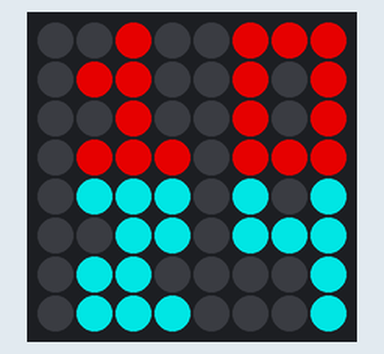
This program was run on a simulated Raspberry Pi (BCM pin numbers) with a Sense HAT. On the bench: the Sense HAT's 8×8 RGB LED matrix. Dim RGB values are drawn brighter than linear; the clock reads 2024-03-15 10:24:30 at power-on unless the program sets it; random numbers come from a fixed seed; the 64×8 strip is a reading aid, not a part: it shows the text the matrix is scrolling, unrolled, one strip-width of it at a time.

Above: at 0.1 s.
At 44.2 s:
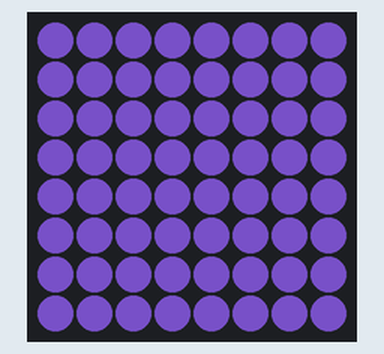
At 65.1 s:
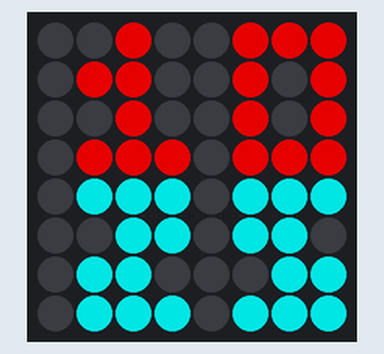
At 90.1 s:
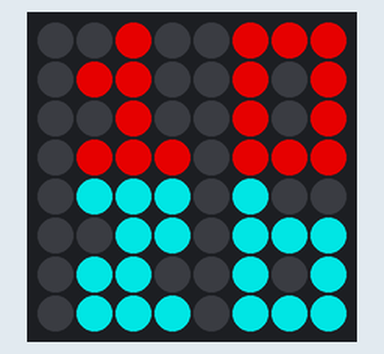

The program:

senseclock38908.py
```python
from sense_hat import SenseHat
import time
import random
import sched

s = sched.scheduler(time.time, time.sleep)

sense = SenseHat()

r,g,b=random.randint(0,255),random.randint(0,255),random.randint(0,255)
color = (r,g,b)

x,y,z=random.randint(0,255),random.randint(0,255),random.randint(0,255)
colortwo = (x,y,z)

def message(minutemessage, duration):
    starttime=time.time()
    minutemessage = sense.show_message("Nice", scroll_speed=0.07, back_colour=color, text_colour=colortwo)
    time.sleep(duration - ((time.time() - starttime) % duration))
    return minutemessage;

number = [
    0,1,1,1, # Zero
    0,1,0,1,
    0,1,0,1,
    0,1,1,1,
    0,0,1,0, # One
    0,1,1,0,
    0,0,1,0,
    0,1,1,1,
    0,1,1,1, # Two
    0,0,1,1,
    0,1,1,0,
    0,1,1,1,
    0,1,1,1, # Three
    0,0,1,1,
    0,0,1,1,
    0,1,1,1,
    0,1,0,1, # Four
    0,1,1,1,
    0,0,0,1,
    0,0,0,1,
    0,1,1,1, # Five
    0,1,1,0,
    0,0,1,1,
    0,1,1,1,
    0,1,0,0, # Six
    0,1,1,1,
    0,1,0,1,
    0,1,1,1,
    0,1,1,1, # Seven
    0,0,0,1,
    0,0,1,0,
    0,1,0,0,
    0,1,1,1, # Eight
    0,1,1,1,
    0,1,1,1,
    0,1,1,1,
    0,1,1,1, # Nine
    0,1,0,1,
    0,1,1,1,
    0,0,0,1,
]

hour_color = [255,0,0] # Red
minute_color = [0,255,255] # Cyan\
empty = [0,0,0] #Black

clock_image = [
    0,0,0,0,0,0,0,0,
    0,0,0,0,0,0,0,0,
    0,0,0,0,0,0,0,0,
    0,0,0,0,0,0,0,0,
    0,0,0,0,0,0,0,0,
    0,0,0,0,0,0,0,0,
    0,0,0,0,0,0,0,0,
    0,0,0,0,0,0,0,0,
]

while True:
    hour = time.localtime().tm_hour
    minute = time.localtime().tm_min

    # Map digits to the clock_image array
    pixel_offset = 0
    index = 0
    for index_loop in range(0,4):
        for counter_loop in range(0,4):
            if (hour >= 10):
                clock_image[index] = number[int(hour/10)*16+pixel_offset]
            clock_image[index+4] = number[int(hour%10)*16+pixel_offset]
            clock_image[index+32] = number[int(minute/10)*16+pixel_offset]
            clock_image[index+36] = number[int(minute%10)*16+pixel_offset]
            pixel_offset = pixel_offset + 1
            index = index + 1
        index = index + 4

    # Color the hours and minutes
    for index in range(0,64):
        if (clock_image[index]):
            if index < 32:
                clock_image[index] = hour_color
            else:
                clock_image[index] = minute_color
        else:
            clock_image[index] = empty

    #Shows message very other odd minute
    if minute / 2 % 1:
        message("minutemessage/8", 3)

    #if minute :
     #sense.show_message("Tyler", scroll_speed=0.07, back_colour=color, text_colour=colortwo)

#    def wording(sc):
#        sense.show_message("Tyler", scroll_speed=0.07, back_colour=color, text_colour=colortwo)
#        s.enter(60, wording, (sc,))

#    s.enter(60, 1, wording, (s,))
#    s.run()

    #Display the time
    sense.low_light = True #Optional
    sense.set_pixels(clock_image)
    time.sleep(1)
```

Measured:
- what the display in image 1 shows lasts 0.9 s, from 44.2 s to 45.1 s
- what the display in image 2 shows lasts 1.0 s, from 65.1 s to 66.1 s
